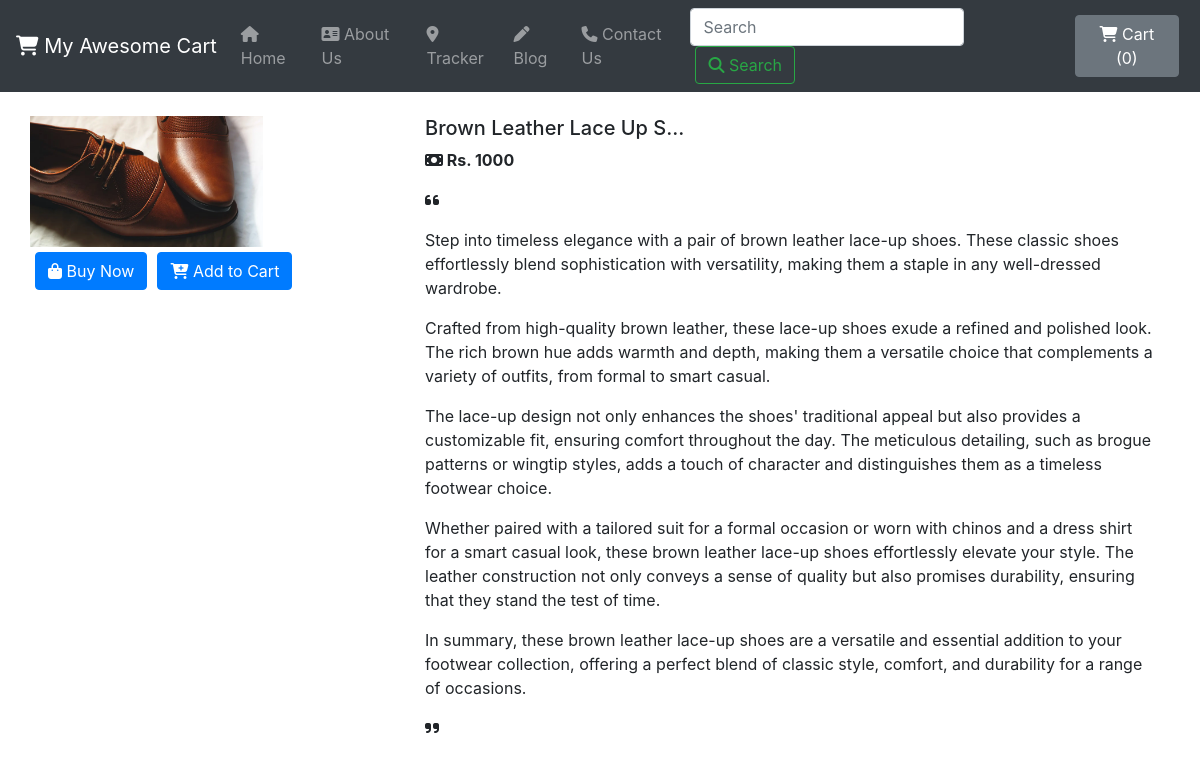
The app's page /shop/products/17, older data.
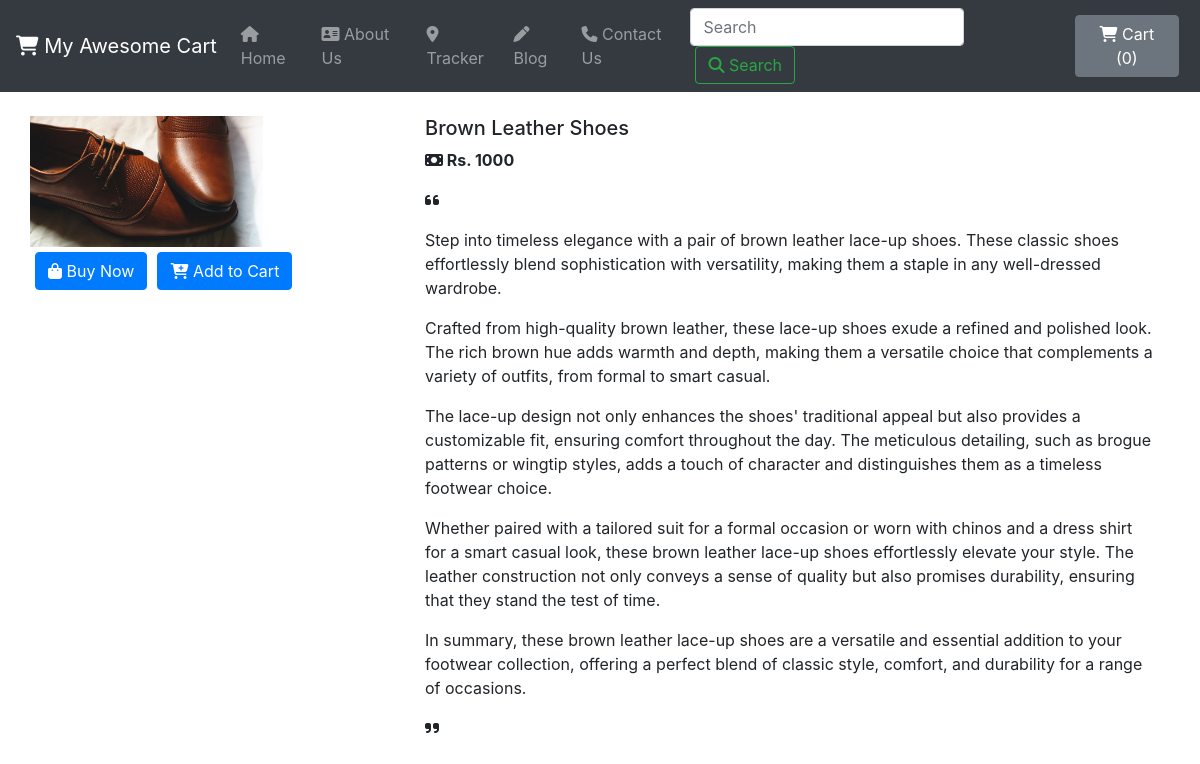
The same page, newer data.
### shop/models.py (models this page shows, shortened)
class Product(models.Model):
    product_id = models.AutoField
    product_name = models.CharField(max_length=26)
    category = models.CharField(max_length=50, default="")
    subcategory = models.CharField(max_length=50, default="")
    price = models.IntegerField(default=0)
    desc = models.TextField(max_length=4000, default="No description Provided.")
    pub_date = models.DateField()
    image = models.ImageField(upload_to="shop/images", default="")

### shop/views.py (the view)
# urls.py: path('products/<int:myid>', views.productView, name="ProductView"),
def productView(request, myid):
    product = Product.objects.filter(id=myid)
    return render(request, "shop/prodview.html", {'product': product[0]})

### shop/templates/shop/prodview.html (shortened to what this page needs)
{% extends 'shop/basic.html' %}
{% block body %}
<div class="container my-4">
    <div class="row">
        <div class="col-md-4">
            <div class="row">
        <img src="/media/{{ product.image }}" width="233px" >
            </div>
                <div class="row">
                    <button class="btn btn-primary"><i class="fas fa-shopping-bag"></i> Buy Now</button>
                    <button class="btn btn-primary"><i class="fa-solid fa-cart-plus"></i> Add to Cart</button>
                </div>
        </div>
            <div class="col-md-8">
        <h5>{{ product.product_name }}</h5>
        <p><strong><i class="fa-solid fa-money-bill"></i> Rs. {{ product.price }}</strong></p>
        <p><i class="fa-solid fa-quote-left"></i> {{ product.desc|linebreaks }}<i class="fa-solid fa-quote-right"></i></p>
            </div>
    </div>
</div>
{% endblock %}

### shop/templates/shop/basic.html (shortened to what this page needs)
<!doctype html>
<html lang="en">
<head>
    <link rel="stylesheet" href="https://stackpath.bootstrapcdn.com/bootstrap/4.2.1/css/bootstrap.min.css"
>
    <link rel="stylesheet" href="https://cdnjs.cloudflare.com/ajax/libs/font-awesome/6.4.2/css/all.min.css" />
</head>
<body>
    <nav class="navbar navbar-expand-lg navbar-dark bg-dark">
        <a class="navbar-brand" href="/shop">
        <i class="fa-solid fa-cart-shopping"></i>
         My Awesome Cart
         </a>
        <div class="collapse navbar-collapse" id="navbarSupportedContent">
            <ul class="navbar-nav mr-auto">
                <li class="nav-item">
                    <a class="nav-link" href="/shop">
                     <i class="fa-solid fa-house"></i>
                     Home
                      </a>
                </li>
                <li class="nav-item">
                    <a class="nav-link" href="/shop/about"><i class="fa-solid fa-address-card"></i> About Us</a>
                </li>
                <li class="nav-item">
                    <a class="nav-link" href="/shop/tracker"><i class="fa-solid fa-location-dot"></i> Tracker</a>
                </li>
                <li class="nav-item">
                    <a class="nav-link" href="/blog"><i class="fa-solid fa-pen"></i> Blog</a>
                </li>
                <li class="nav-item">
                    <a class="nav-link" href="/shop/contact"><i class="fa-solid fa-phone"></i> Contact Us</a>
                </li>
            </ul>
            <form method="get" action="/shop/search/" class="form-inline my-2 my-lg-0">
                <input class="form-control mr-sm-2" type="search" placeholder="Search" aria-label="Search" name="search" id="search" autocomplete="off">
                <button class="btn btn-outline-success my-2 my-sm-0" type="submit"><i class="fa-solid fa-magnifying-glass"></i> Search</button>
            </form>
            <button type="button" class="btn btn-secondary" id="popcart" data-container="body" data-toggle="popover"
                data-placement="bottom" data-html="true" data-content="Bottom popover">
                <i class="fa-solid fa-cart-shopping"></i> Cart (<span id="cart">0</span>)
            </button>
        </div>
    </nav>
    {% block body %} {% endblock %}
</body>
</html>

### shop/templates/shop/basic.html (style rules this page uses)
.btn, .btn-secondary { margin: 5px; }

Row changes from the older to the newer data that the page shows:
changed Product: product_name "Brown Leather Lace Up S..." → "Brown Leather Shoes"
